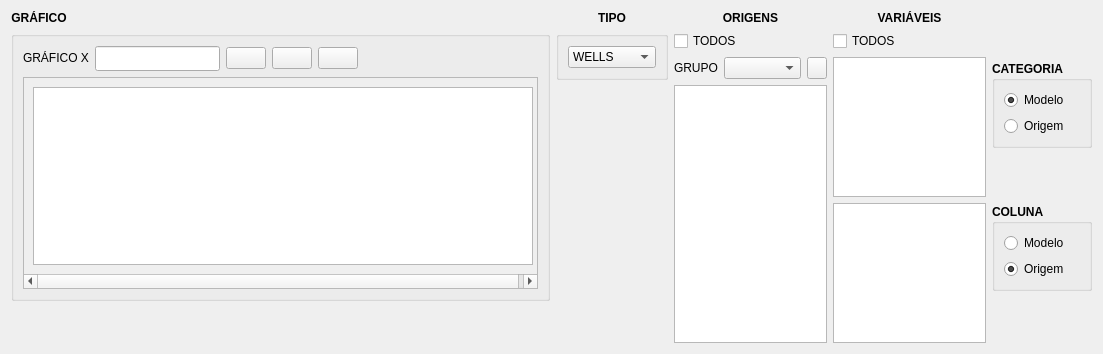
<?xml version="1.0" encoding="UTF-8"?>
<ui version="4.0">
 <class>widget_graphEditor</class>
 <widget class="QWidget" name="widget_graphEditor">
  <property name="geometry">
   <rect>
    <x>0</x>
    <y>0</y>
    <width>1103</width>
    <height>354</height>
   </rect>
  </property>
  <property name="windowTitle">
   <string/>
  </property>
  <layout class="QHBoxLayout" name="horizontalLayout_6">
   <item>
    <layout class="QHBoxLayout" name="horizontalLayout_5">
     <item>
      <layout class="QVBoxLayout" name="verticalLayout_21">
       <item>
        <widget class="QLabel" name="lbl_graphHeader">
         <property name="sizePolicy">
          <sizepolicy hsizetype="Fixed" vsizetype="Fixed">
           <horstretch>0</horstretch>
           <verstretch>0</verstretch>
          </sizepolicy>
         </property>
         <property name="font">
          <font>
           <weight>75</weight>
           <bold>true</bold>
          </font>
         </property>
         <property name="text">
          <string>GRÁFICO</string>
         </property>
         <property name="alignment">
          <set>Qt::AlignHCenter|Qt::AlignTop</set>
         </property>
        </widget>
       </item>
       <item>
        <widget class="QGroupBox" name="groupBox_5">
         <property name="sizePolicy">
          <sizepolicy hsizetype="Preferred" vsizetype="Preferred">
           <horstretch>0</horstretch>
           <verstretch>0</verstretch>
          </sizepolicy>
         </property>
         <property name="title">
          <string/>
         </property>
         <property name="alignment">
          <set>Qt::AlignLeading|Qt::AlignLeft|Qt::AlignTop</set>
         </property>
         <layout class="QGridLayout" name="gridLayout_2">
          <item row="4" column="0">
           <widget class="QScrollArea" name="scrollArea">
            <property name="sizePolicy">
             <sizepolicy hsizetype="Expanding" vsizetype="Fixed">
              <horstretch>0</horstretch>
              <verstretch>0</verstretch>
             </sizepolicy>
            </property>
            <property name="minimumSize">
             <size>
              <width>515</width>
              <height>100</height>
             </size>
            </property>
            <property name="maximumSize">
             <size>
              <width>16777215</width>
              <height>16777215</height>
             </size>
            </property>
            <property name="widgetResizable">
             <bool>true</bool>
            </property>
            <widget class="QWidget" name="scrollAreaWidgetContents">
             <property name="geometry">
              <rect>
               <x>0</x>
               <y>0</y>
               <width>518</width>
               <height>193</height>
              </rect>
             </property>
             <property name="sizePolicy">
              <sizepolicy hsizetype="Expanding" vsizetype="Preferred">
               <horstretch>0</horstretch>
               <verstretch>0</verstretch>
              </sizepolicy>
             </property>
             <property name="minimumSize">
              <size>
               <width>0</width>
               <height>0</height>
              </size>
             </property>
             <layout class="QHBoxLayout" name="horizontalLayout">
              <item>
               <widget class="QListWidget" name="listwidget_graph_ModelsAdded">
                <property name="sizePolicy">
                 <sizepolicy hsizetype="Expanding" vsizetype="Fixed">
                  <horstretch>0</horstretch>
                  <verstretch>0</verstretch>
                 </sizepolicy>
                </property>
                <property name="minimumSize">
                 <size>
                  <width>500</width>
                  <height>90</height>
                 </size>
                </property>
                <property name="maximumSize">
                 <size>
                  <width>16777215</width>
                  <height>16777215</height>
                 </size>
                </property>
               </widget>
              </item>
             </layout>
            </widget>
           </widget>
          </item>
          <item row="2" column="0">
           <layout class="QHBoxLayout" name="horizontalLayout_2">
            <item>
             <widget class="QLabel" name="lbl_graphName">
              <property name="sizePolicy">
               <sizepolicy hsizetype="Fixed" vsizetype="Fixed">
                <horstretch>0</horstretch>
                <verstretch>0</verstretch>
               </sizepolicy>
              </property>
              <property name="text">
               <string>GRÁFICO X</string>
              </property>
              <property name="alignment">
               <set>Qt::AlignLeading|Qt::AlignLeft|Qt::AlignVCenter</set>
              </property>
             </widget>
            </item>
            <item>
             <widget class="QLineEdit" name="lineedit_graphName">
              <property name="sizePolicy">
               <sizepolicy hsizetype="Fixed" vsizetype="Fixed">
                <horstretch>0</horstretch>
                <verstretch>0</verstretch>
               </sizepolicy>
              </property>
              <property name="minimumSize">
               <size>
                <width>125</width>
                <height>25</height>
               </size>
              </property>
             </widget>
            </item>
            <item>
             <widget class="QPushButton" name="button_SaveGraph">
              <property name="toolTip">
               <string>Salvar nome do gráfico</string>
              </property>
              <property name="text">
               <string/>
              </property>
              <property name="icon">
               <iconset>
                <normaloff>Images/save.png</normaloff>Images/save.png</iconset>
              </property>
             </widget>
            </item>
            <item>
             <widget class="QPushButton" name="button_EditGraph">
              <property name="sizePolicy">
               <sizepolicy hsizetype="Fixed" vsizetype="Fixed">
                <horstretch>0</horstretch>
                <verstretch>0</verstretch>
               </sizepolicy>
              </property>
              <property name="toolTip">
               <string>Editar nome do gráfico</string>
              </property>
              <property name="layoutDirection">
               <enum>Qt::LeftToRight</enum>
              </property>
              <property name="styleSheet">
               <string notr="true"/>
              </property>
              <property name="text">
               <string/>
              </property>
              <property name="icon">
               <iconset>
                <normaloff>Images/edit.png</normaloff>Images/edit.png</iconset>
              </property>
             </widget>
            </item>
            <item>
             <widget class="QPushButton" name="button_DeleteGraph">
              <property name="sizePolicy">
               <sizepolicy hsizetype="Fixed" vsizetype="Fixed">
                <horstretch>0</horstretch>
                <verstretch>0</verstretch>
               </sizepolicy>
              </property>
              <property name="toolTip">
               <string>Excluir gráfico</string>
              </property>
              <property name="layoutDirection">
               <enum>Qt::LeftToRight</enum>
              </property>
              <property name="styleSheet">
               <string notr="true"/>
              </property>
              <property name="text">
               <string/>
              </property>
              <property name="icon">
               <iconset>
                <normaloff>Images/delete.png</normaloff>Images/delete.png</iconset>
              </property>
             </widget>
            </item>
            <item>
             <spacer name="horizontalSpacer">
              <property name="orientation">
               <enum>Qt::Horizontal</enum>
              </property>
              <property name="sizeHint" stdset="0">
               <size>
                <width>40</width>
                <height>20</height>
               </size>
              </property>
             </spacer>
            </item>
           </layout>
          </item>
         </layout>
        </widget>
       </item>
       <item>
        <spacer name="verticalSpacer">
         <property name="orientation">
          <enum>Qt::Vertical</enum>
         </property>
         <property name="sizeHint" stdset="0">
          <size>
           <width>20</width>
           <height>40</height>
          </size>
         </property>
        </spacer>
       </item>
      </layout>
     </item>
     <item>
      <layout class="QVBoxLayout" name="verticalLayout_20">
       <item>
        <widget class="QLabel" name="lbl_graph_typeHeader">
         <property name="sizePolicy">
          <sizepolicy hsizetype="Preferred" vsizetype="Fixed">
           <horstretch>0</horstretch>
           <verstretch>0</verstretch>
          </sizepolicy>
         </property>
         <property name="font">
          <font>
           <weight>75</weight>
           <bold>true</bold>
          </font>
         </property>
         <property name="text">
          <string>TIPO</string>
         </property>
         <property name="alignment">
          <set>Qt::AlignHCenter|Qt::AlignTop</set>
         </property>
        </widget>
       </item>
       <item>
        <widget class="QGroupBox" name="groupBox_6">
         <property name="title">
          <string/>
         </property>
         <property name="alignment">
          <set>Qt::AlignLeading|Qt::AlignLeft|Qt::AlignTop</set>
         </property>
         <layout class="QGridLayout" name="gridLayout">
          <item row="1" column="0">
           <widget class="QComboBox" name="combobox_graph_type">
            <item>
             <property name="text">
              <string>WELLS</string>
             </property>
            </item>
            <item>
             <property name="text">
              <string>GROUPS</string>
             </property>
            </item>
            <item>
             <property name="text">
              <string>SECTORS</string>
             </property>
            </item>
           </widget>
          </item>
         </layout>
        </widget>
       </item>
       <item>
        <spacer name="verticalSpacer_2">
         <property name="orientation">
          <enum>Qt::Vertical</enum>
         </property>
         <property name="sizeHint" stdset="0">
          <size>
           <width>20</width>
           <height>40</height>
          </size>
         </property>
        </spacer>
       </item>
      </layout>
     </item>
    </layout>
   </item>
   <item>
    <layout class="QVBoxLayout" name="verticalLayout_24">
     <item>
      <widget class="QLabel" name="lbl_graph_originsHeader">
       <property name="sizePolicy">
        <sizepolicy hsizetype="Preferred" vsizetype="Fixed">
         <horstretch>0</horstretch>
         <verstretch>0</verstretch>
        </sizepolicy>
       </property>
       <property name="font">
        <font>
         <weight>75</weight>
         <bold>true</bold>
        </font>
       </property>
       <property name="text">
        <string>ORIGENS</string>
       </property>
       <property name="alignment">
        <set>Qt::AlignHCenter|Qt::AlignTop</set>
       </property>
      </widget>
     </item>
     <item>
      <widget class="QCheckBox" name="checkbox_graph_selectAll_Origins">
       <property name="font">
        <font>
         <weight>50</weight>
         <bold>false</bold>
        </font>
       </property>
       <property name="text">
        <string>TODOS</string>
       </property>
      </widget>
     </item>
     <item>
      <layout class="QHBoxLayout" name="horizontalLayout_3">
       <item>
        <widget class="QLabel" name="label_graph_originGroup">
         <property name="sizePolicy">
          <sizepolicy hsizetype="Fixed" vsizetype="Preferred">
           <horstretch>0</horstretch>
           <verstretch>0</verstretch>
          </sizepolicy>
         </property>
         <property name="text">
          <string>GRUPO</string>
         </property>
        </widget>
       </item>
       <item>
        <widget class="QComboBox" name="combobox_graph_originGroup"/>
       </item>
       <item>
        <widget class="QPushButton" name="button_graph_CheckOrigins_byGroup">
         <property name="sizePolicy">
          <sizepolicy hsizetype="Fixed" vsizetype="Fixed">
           <horstretch>0</horstretch>
           <verstretch>0</verstretch>
          </sizepolicy>
         </property>
         <property name="maximumSize">
          <size>
           <width>20</width>
           <height>16777215</height>
          </size>
         </property>
         <property name="text">
          <string/>
         </property>
         <property name="icon">
          <iconset>
           <normaloff>Images/check.jpg</normaloff>Images/check.jpg</iconset>
         </property>
        </widget>
       </item>
      </layout>
     </item>
     <item>
      <widget class="QListWidget" name="listwidget_graph_origins">
       <property name="sizePolicy">
        <sizepolicy hsizetype="Expanding" vsizetype="Expanding">
         <horstretch>50</horstretch>
         <verstretch>0</verstretch>
        </sizepolicy>
       </property>
       <property name="minimumSize">
        <size>
         <width>100</width>
         <height>0</height>
        </size>
       </property>
      </widget>
     </item>
    </layout>
   </item>
   <item>
    <layout class="QVBoxLayout" name="verticalLayout_25">
     <item>
      <widget class="QLabel" name="lbl_graph_variablesHeader">
       <property name="sizePolicy">
        <sizepolicy hsizetype="Preferred" vsizetype="Fixed">
         <horstretch>0</horstretch>
         <verstretch>0</verstretch>
        </sizepolicy>
       </property>
       <property name="font">
        <font>
         <weight>75</weight>
         <bold>true</bold>
        </font>
       </property>
       <property name="text">
        <string>VARIÁVEIS</string>
       </property>
       <property name="alignment">
        <set>Qt::AlignHCenter|Qt::AlignTop</set>
       </property>
      </widget>
     </item>
     <item>
      <widget class="QCheckBox" name="checkbox_graph_selectAll_VariablesFormulas">
       <property name="text">
        <string>TODOS</string>
       </property>
      </widget>
     </item>
     <item>
      <widget class="QListWidget" name="listwidget_graph_variables">
       <property name="sizePolicy">
        <sizepolicy hsizetype="Expanding" vsizetype="Minimum">
         <horstretch>0</horstretch>
         <verstretch>0</verstretch>
        </sizepolicy>
       </property>
       <property name="minimumSize">
        <size>
         <width>0</width>
         <height>120</height>
        </size>
       </property>
      </widget>
     </item>
     <item>
      <widget class="QListWidget" name="listwidget_graph_formulas">
       <property name="sizePolicy">
        <sizepolicy hsizetype="Expanding" vsizetype="Minimum">
         <horstretch>0</horstretch>
         <verstretch>0</verstretch>
        </sizepolicy>
       </property>
       <property name="minimumSize">
        <size>
         <width>0</width>
         <height>90</height>
        </size>
       </property>
       <property name="maximumSize">
        <size>
         <width>16777215</width>
         <height>16777215</height>
        </size>
       </property>
      </widget>
     </item>
    </layout>
   </item>
   <item>
    <layout class="QVBoxLayout" name="verticalLayout_23">
     <item>
      <widget class="QGroupBox" name="groupbox_cathegory">
       <property name="sizePolicy">
        <sizepolicy hsizetype="Preferred" vsizetype="Fixed">
         <horstretch>0</horstretch>
         <verstretch>0</verstretch>
        </sizepolicy>
       </property>
       <property name="font">
        <font>
         <weight>75</weight>
         <bold>true</bold>
        </font>
       </property>
       <property name="title">
        <string>CATEGORIA</string>
       </property>
       <layout class="QVBoxLayout" name="verticalLayout_27">
        <item>
         <widget class="QRadioButton" name="radiobutton_graph_cathegoryModel">
          <property name="font">
           <font>
            <weight>50</weight>
            <bold>false</bold>
           </font>
          </property>
          <property name="text">
           <string>Modelo</string>
          </property>
          <property name="checked">
           <bool>true</bool>
          </property>
         </widget>
        </item>
        <item>
         <widget class="QRadioButton" name="radiobutton_graph_cathegoryOrigin">
          <property name="font">
           <font>
            <weight>50</weight>
            <bold>false</bold>
           </font>
          </property>
          <property name="text">
           <string>Origem</string>
          </property>
         </widget>
        </item>
       </layout>
      </widget>
     </item>
     <item>
      <widget class="QGroupBox" name="groupbox_column">
       <property name="sizePolicy">
        <sizepolicy hsizetype="Preferred" vsizetype="Fixed">
         <horstretch>0</horstretch>
         <verstretch>0</verstretch>
        </sizepolicy>
       </property>
       <property name="font">
        <font>
         <weight>75</weight>
         <bold>true</bold>
        </font>
       </property>
       <property name="title">
        <string>COLUNA</string>
       </property>
       <layout class="QVBoxLayout" name="verticalLayout_28">
        <item>
         <widget class="QRadioButton" name="radiobutton_graph_columnModel">
          <property name="font">
           <font>
            <weight>50</weight>
            <bold>false</bold>
           </font>
          </property>
          <property name="text">
           <string>Modelo</string>
          </property>
         </widget>
        </item>
        <item>
         <widget class="QRadioButton" name="radiobutton_graph_columnOrigin">
          <property name="font">
           <font>
            <weight>50</weight>
            <bold>false</bold>
           </font>
          </property>
          <property name="text">
           <string>Origem</string>
          </property>
          <property name="checked">
           <bool>true</bool>
          </property>
         </widget>
        </item>
       </layout>
      </widget>
     </item>
    </layout>
   </item>
  </layout>
 </widget>
 <resources/>
 <connections/>
</ui>
